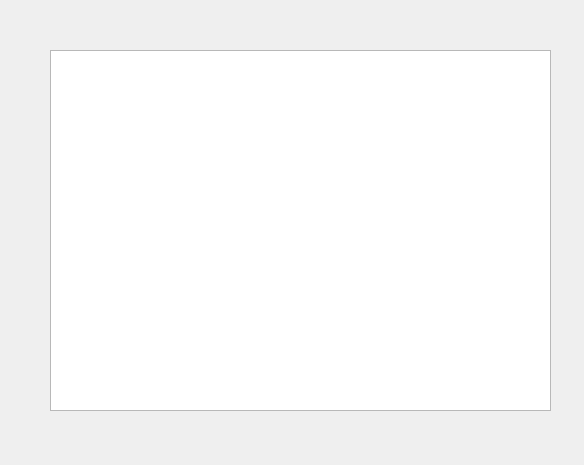
<?xml version="1.0" encoding="UTF-8"?>
<ui version="4.0">
 <class>Dialog</class>
 <widget class="QDialog" name="Dialog">
  <property name="geometry">
   <rect>
    <x>0</x>
    <y>0</y>
    <width>584</width>
    <height>465</height>
   </rect>
  </property>
  <property name="windowTitle">
   <string>Dialog</string>
  </property>
  <widget class="QTableView" name="tableView_dialogTabla">
   <property name="geometry">
    <rect>
     <x>50</x>
     <y>50</y>
     <width>501</width>
     <height>361</height>
    </rect>
   </property>
  </widget>
 </widget>
 <resources/>
 <connections/>
</ui>
